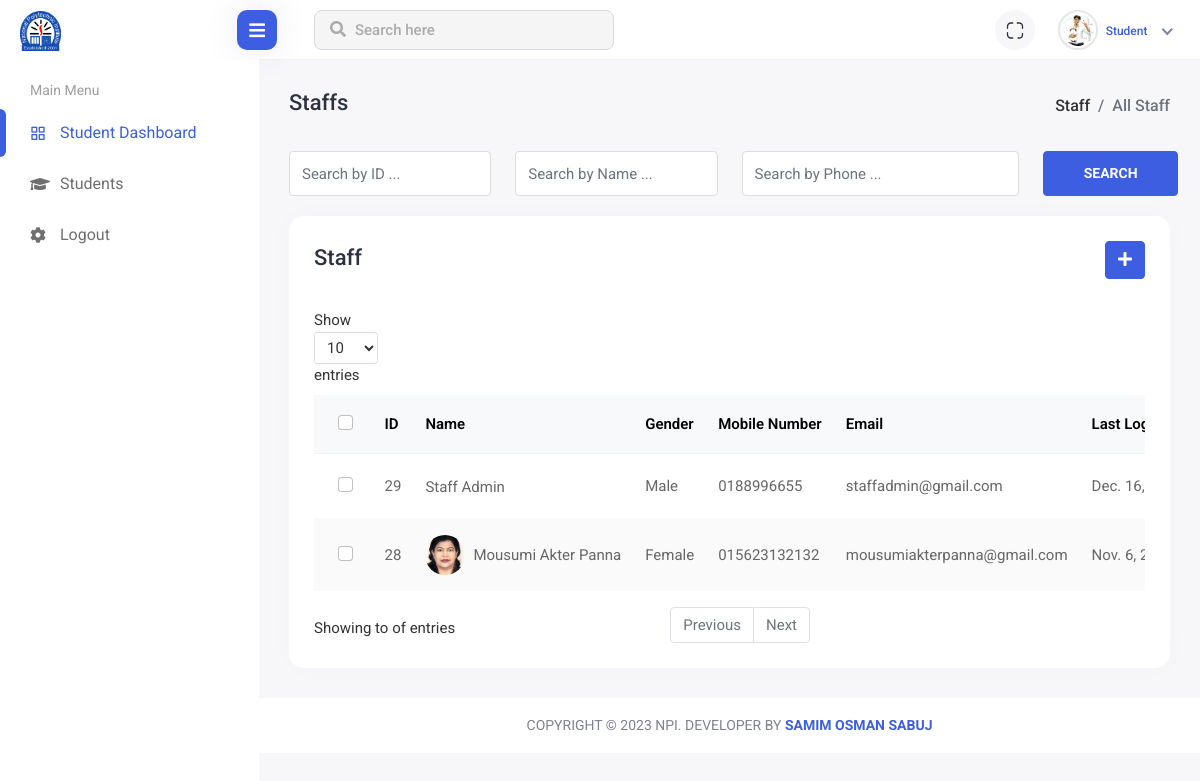
Screenshot of /staff/ (signed in) with the database file from the repository.
### account/models.py (models this page shows, shortened)
class User(AbstractBaseUser, PermissionsMixin):
    email = models.EmailField(max_length=50, blank=False, unique=True)
    username = models.CharField(max_length=40, validators=[UnicodeUsernameValidator], unique=True)
    is_active = models.BooleanField(default=True)
    is_staff = models.BooleanField(default=False)
    is_superuser = models.BooleanField(default=False)
    date_joined = models.DateTimeField(auto_now_add=True)
    objects = UserManager()
    is_student = models.BooleanField(default=False)
    is_teacher = models.BooleanField(default=False)
    is_adminstaff = models.BooleanField(default=False)
    USERNAME_FIELD = 'username'
    REQUIRED_FIELDS = ['email',]
    class Meta:
        ordering = ['-date_joined']

class Staff(User):
    GENDER = (
        ('Male', 'Male'),
        ('Female', 'Female'),
        ('Others', 'Others'),
    )
    RELIGION = (
        ('Islam', 'Islam'),
        ('Hindu', 'Hindu'),
        ('Chirstian', 'Chirstian'),
        ('Buddist', 'Buddist'),
        ('Others', 'Others'),
    )
    BLOOD_GROUP = (
        ('A+', 'A+'),
        ('A-', 'A-'),
        ('B+', 'B+'),
        ('B-', 'B-'),
        ('O+', 'O+'),
        ('O-', 'O-'),
        ('AB+', 'AB+'),
        ('AB-', 'AB-'),
    )
    name = models.CharField(max_length=100, blank=True, null=True)
    gender = models.CharField(choices=GENDER, max_length=10, blank=True, null=False)
    phone_number = models.TextField()
    join_date = models.DateTimeField(auto_now_add=True)
    staff_designation = models.CharField(max_length=300, blank=True, null=True)
    date_of_birth = models.DateField(blank=True, null=True)
    blood_group = models.CharField(choices=BLOOD_GROUP, max_length=5, blank=True, null=False)
    address = models.TextField(blank=True, null=True)
    religion = models.CharField(choices=RELIGION, max_length=10, blank=True, null=False)
    staff_image = models.ImageField(upload_to='staff/img/', blank=True, null=False)
    job_experience = models.PositiveIntegerField(blank=True, null=False)
    is_varified = models.BooleanField(default=False)

class User(AbstractBaseUser, PermissionsMixin):
    email = models.EmailField(max_length=50, blank=False, unique=True)
    username = models.CharField(max_length=40, validators=[UnicodeUsernameValidator], unique=True)
    is_active = models.BooleanField(default=True)
    is_staff = models.BooleanField(default=False)
    is_superuser = models.BooleanField(default=False)
    date_joined = models.DateTimeField(auto_now_add=True)
    objects = UserManager()
    is_student = models.BooleanField(default=False)
    is_teacher = models.BooleanField(default=False)
    is_adminstaff = models.BooleanField(default=False)
    USERNAME_FIELD = 'username'
    REQUIRED_FIELDS = ['email',]
    class Meta:
        ordering = ['-date_joined']

### staff/views.py (the view)
# urls.py: path('', staff_list, name='staff_list'),
@login_required(login_url='login')
def staff_list(request):
    staff = Staff.objects.all()
    context = {'staff': staff}
    return render(request, 'staff/staff_list.html', context)

### templates/staff/staff_list.html (shortened to what this page needs)
{% extends '../base/base.html' %}
{% load static %}
{% block body_content %}
<div class="content container-fluid">
    <div class="page-header">
        <div class="row">
            <div class="col-sm-12">
                <div class="page-sub-header">
                    <h3 class="page-title">Staffs</h3>
                    <ul class="breadcrumb">
                        <li class="breadcrumb-item"><a href="">Staff</a></li>
                        <li class="breadcrumb-item active">All Staff</li>
                    </ul>
                </div>
            </div>
        </div>
    </div>
    <div class="student-group-form">
        <div class="row">
            <div class="col-lg-3 col-md-6">
                <div class="form-group">
                    <input type="text" class="form-control" placeholder="Search by ID ...">
                </div>
            </div>
            <div class="col-lg-3 col-md-6">
                <div class="form-group">
                    <input type="text" class="form-control" placeholder="Search by Name ...">
                </div>
            </div>
            <div class="col-lg-4 col-md-6">
                <div class="form-group">
                    <input type="text" class="form-control" placeholder="Search by Phone ...">
                </div>
            </div>
            <div class="col-lg-2">
                <div class="search-student-btn">
                    <button type="btn" class="btn btn-primary">Search</button>
                </div>
            </div>
        </div>
    </div>
    <div class="row">
        <div class="col-sm-12">
            <div class="card card-table comman-shadow">
                <div class="card-body">
                    <div class="page-header">
                        <div class="row align-items-center">
                            <div class="col">
                                <h3 class="page-title">Staff</h3>
                            </div>
                            <div class="col-auto text-end float-end ms-auto download-grp">
                                <a href="{% url 'add_staff' %}" class="btn btn-primary"><i
                                        class="fas fa-plus"></i></a>
                            </div>
                        </div>
                    </div>
                    <div class="table-responsive">
                        <div id="DataTables_Table_0_wrapper" class="dataTables_wrapper dt-bootstrap4 no-footer">
                            <div class="row">
                                <div class="col-sm-12 col-md-6">
                                    <div class="dataTables_length" id="DataTables_Table_0_length"><label>Show <select
                                                name="DataTables_Table_0_length" aria-controls="DataTables_Table_0"
                                                class="custom-select custom-select-sm form-control form-control-sm">
                                                <option value="10">10</option>
                                            </select> entries</label></div>
                                </div>
                                <div class="col-sm-12 col-md-6"></div>
                            </div>
                            <div class="row">
                                <div class="col-sm-12">
                                    <table
                                        class="table border-0 star-student table-hover table-center mb-0 datatable table-striped dataTable no-footer"
                                        id="DataTables_Table_0" role="grid" aria-describedby="DataTables_Table_0_info">
                                        <thead class="student-thread">
                                            <tr role="row">
                                                <th class="sorting_asc" tabindex="0" aria-controls="DataTables_Table_0"
                                                    rowspan="1" colspan="1" aria-sort="ascending"
                                                    aria-label=": activate to sort column descending"
                                                    style="width: 22.5px;">
                                                    <div class="form-check check-tables">
                                                        <input class="form-check-input" type="checkbox"
                                                            value="something">
                                                    </div>
                                                </th>
                                                <th class="sorting" tabindex="0" aria-controls="DataTables_Table_0"
                                                    rowspan="1" colspan="1"
                                                    aria-label="ID: activate to sort column ascending">ID</th>
                                                <th class="sorting" tabindex="0" aria-controls="DataTables_Table_0"
                                                    rowspan="1" colspan="1"
                                                    aria-label="Name: activate to sort column ascending">Name</th>
                                                <th class="sorting" tabindex="0" aria-controls="DataTables_Table_0"
                                                    rowspan="1" colspan="1"
                                                    aria-label="Class: activate to sort column ascending">Gender</th>
                                                <th class="sorting" tabindex="0" aria-controls="DataTables_Table_0"
                                                    rowspan="1" colspan="1"
                                                    aria-label="Mobile Number: activate to sort column ascending">Mobile
                                                    Number</th>
                                                <th class="sorting" tabindex="0" aria-controls="DataTables_Table_0"
                                                    rowspan="1" colspan="1"
                                                    aria-label="Email: activate to sort column ascending">Email</th>
                                                <th class="sorting" tabindex="0" aria-controls="DataTables_Table_0"
                                                    rowspan="1" colspan="1"
                                                    aria-label="Roll: activate to sort column ascending">Last Login</th>
                                            </tr>
                                        </thead>
                                        <tbody>
                                            {% for staff in staff %}
                                            <tr role="row" class="odd">
                                                <td class="sorting_1">
                                                    <div class="form-check check-tables">
                                                        <input class="form-check-input" type="checkbox"
                                                            value="something">
                                                    </div>
                                                </td>
                                                <td>{{staff.id}}</td>
                                                <td>
                                                    <h2 class="table-avatar">
                                                        {% if staff.staff_image %}
                                                        <a href=""
                                                            class="avatar avatar-sm me-2"><img
                                                                class="avatar-img rounded-circle"
                                                                src="{{staff.staff_image.url}}"
                                                                alt="User Image"></a>
                                                        {% endif %}
                                                        <a href="">{{staff.name}}</a>
                                                    </h2>
                                                </td>
                                                <td>{{staff.gender}}</td>
                                                <td>{{staff.phone_number}}</td>
                                                <td>{{staff.email}}</td>
                                                <td>{{staff.last_login}}</td>
                                            </tr>
                                            {% endfor %}
                                        </tbody>
                                    </table>
                                </div>
                            </div>
                            {% include 'staff/pagination.html' %}
                        </div>
                    </div>
                </div>
            </div>
        </div>
    </div>
</div>
{% endblock body_content %}

### rows the page displays
Staff: id "29", name "Staff Admin", gender "Male", phone_number "0188996655", email "staffadmin@gmail.com", last_login "Dec. 16,…"
Staff: id "28", staff_image (picture), name "Mousumi Akter Panna", gender "Female", phone_number "015623132132", email "mousumiakterpanna@gmail.com", last_login "Nov. 6,…"
